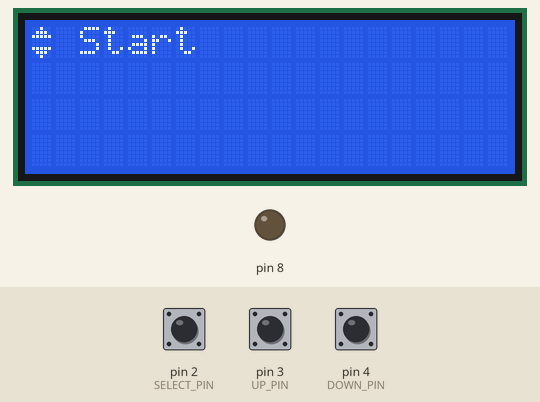
Bench run of a sketch on a simulated Arduino Uno, built with avr-gcc and run on an emulated ATmega328P. Parts: 20×4 character LCD, output pins drawn as LEDs (lit = HIGH). The test bench sets the inputs (shaded band); at power-on: pin 2 (SELECT_PIN) HIGH, pin 3 (UP_PIN) HIGH, pin 4 (DOWN_PIN) HIGH. What the sketch prints to the serial monitor is not drawn.

Above: at 1.2 s.
1.3 s: pin 2 (SELECT_PIN) pulled LOW for 0.15 s
At 2.1 s:
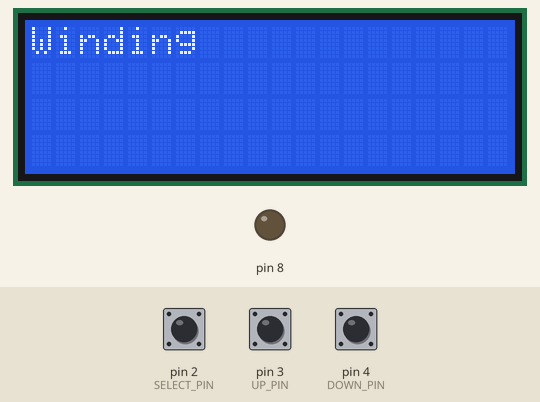
4.4 s: pin 2 (SELECT_PIN) pulled LOW for 1 s
6.9 s: pin 2 (SELECT_PIN) pulled LOW for 0.15 s
10.0 s: pin 2 (SELECT_PIN) pulled LOW for 3.2 s
Timing chart, 0 to 22.0 s (numbered marks = the images above; inputs shaded):
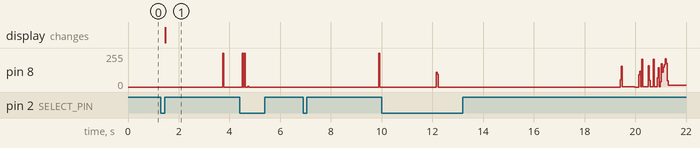

Measured:
- after the input at 1.3 s, pin 8: 0/255 → 255/255 after 2.4 s, → 0/255 0.03 s later; the display: changes after 0.16 s (image 1)
- after the input at 6.9 s, pin 8: 0/255 → 255/255 after 3.0 s, → 0/255 0.03 s later

The sketch:

stepperTest.ino
```cpp
#include "StepperDriver.h"
#include "StateMachine.h"
#include "Hardware.h"


void setup() {
  StepperDriver::init();
  Serial.begin(9600);
  // put your setup code here, to run once:


  DisplayManager::init();
  ButtonManager::init();

  BundleManager::init();

  StateManager::init();


//126 links
//9.269

   //stepper.startMotor();
}

void loop() {
  // put your main code here, to run repeatedly:

  ButtonManager::getInstance()->update();
  StateManager::getInstance()->updateStates();

}

ISR(TIMER1_COMPA_vect)
{
    if (StepperDriver::getInstance() == nullptr)
      return;
    StepperDriver::getInstance()->toggle();

}//ISR(TIMER1_COMPA_vect)
```

BundleManager.cpp
```cpp
#include "BundleManager.h"

BundleManager* BundleManager::ourInstance = nullptr;
SetWrapsCallback* SetWrapsCallback::ourInstance = nullptr;
SetSpeedCallback* SetSpeedCallback::ourInstance = nullptr;
SetRatioCallback* SetRatioCallback::ourInstance = nullptr;

Bundle::Bundle(int wraps, float speed, int ratio) {
  m_wraps = wraps;
  m_speed = speed;
  m_greeseRatio = ratio;
  m_currentRevs = 0.0f;
}

float Bundle::getRemainingRevs() {
  return m_wraps * 9.269f - m_currentRevs;
}


BundleManager::BundleManager() {
  defaultBundle();
}

void BundleManager::defaultBundle() {
  currentBundle = new Bundle(400, 100.0, 10);
}
```

BundleManager.h
```cpp
#ifndef H_BUNDLEMANAGER
#define H_BUNDLEMANAGER

struct IntSetCallback
{
  public:
    virtual void set(int num) = 0;
};


class Bundle {

  public:
    Bundle(int wraps, float speed, int greeseRatio);

    float getRemainingRevs();
    float getCurrentWraps();

    void setTargetWraps(int wraps) {m_wraps = wraps;}
    int getTargetWraps() {return m_wraps;}

    void setTargetSpeed(int speed) {m_speed = speed;}
    int getTargetSpeed() {return m_speed;}

    void setRatio(int ratio) {m_greeseRatio = ratio;}
    int getRatio() {return m_greeseRatio;}

  private:
    int m_wraps; // Number of wraps to complete
    int m_speed; //Winding wraps per minute
    int m_greeseRatio; //Ratio between winder rotations and greese rotations


    float m_currentRevs;

};

class BundleManager {
  public:
    static BundleManager* getInstance() {
      return ourInstance;
    }

    static void init() {
      ourInstance = new BundleManager();
    }

    ~BundleManager();

    Bundle* getBundle() {
      return currentBundle;
    }

    void defaultBundle();

  private:
    BundleManager();
    static BundleManager* ourInstance;

    Bundle* currentBundle;


};


class SetWrapsCallback : public IntSetCallback
{
  public:
    static SetWrapsCallback* instance() {
      if (ourInstance == nullptr) {
        ourInstance = new SetWrapsCallback();
      }
      return ourInstance;
     }

    void set(int num) {
      BundleManager::getInstance()->getBundle()->setTargetWraps(num);
    }
  private:
    SetWrapsCallback(){};
    static SetWrapsCallback* ourInstance;
};

class SetSpeedCallback : public IntSetCallback
{
  public:
    static SetSpeedCallback* instance() {
      if (ourInstance == nullptr) {
        ourInstance = new SetSpeedCallback();
      }
      return ourInstance;
     }

    void set(int num) {
      BundleManager::getInstance()->getBundle()->setTargetSpeed(num);
    }
  private:
    SetSpeedCallback(){};
    static SetSpeedCallback* ourInstance;
};

class SetRatioCallback : public IntSetCallback
{
  public:
    static SetRatioCallback* instance() {
      if (ourInstance == nullptr) {
        ourInstance = new SetRatioCallback();
      }
      return ourInstance;
     }

    void set(int num) {
      BundleManager::getInstance()->getBundle()->setRatio(num);
    }
  private:
    SetRatioCallback(){};
    static SetRatioCallback* ourInstance;
};

#endif
```

Hardware.cpp
```cpp
#include "Hardware.h"

#define I2C_ADDR 0x27

#define MENU_ARROW 0

#define SELECT_PIN 2
#define UP_PIN 3
#define DOWN_PIN 4


// DisplayManager

DisplayManager* DisplayManager::ourInstance = nullptr;

static const uint8_t menuArrowData[] = {0x04,0x0E,0x1F,0x00,0x00,0x1F,0x0E,0x04};
uint8_t* DisplayManager::menuArrow = menuArrowData;

DisplayManager::DisplayManager():
  lcd(I2C_ADDR, 20, 4)
  {
    Serial.println("Doing things");
     lcd.init();
    lcd.backlight();

  lcd.createChar(MENU_ARROW, menuArrow);

  lcd.setCursor(1,0);
  lcd.print("Bundle Winder");
}

void DisplayManager::print(String s) {
  lcd.print(s);
}

void DisplayManager::clear() {
  lcd.clear();
  lcd.setCursor(0,0);
}

void DisplayManager::printMenuArrow() {
  lcd.write(MENU_ARROW);
}

void DisplayManager::cursor(int x, int y) {
  lcd.setCursor(x, y);
}


// Button Manager

ButtonManager* ButtonManager::ourInstance = nullptr;

ButtonManager::ButtonManager():
  m_selectPin(SELECT_PIN),
  m_upPin(UP_PIN),
  m_downPin(DOWN_PIN)
  {
    pinMode(m_selectPin, INPUT_PULLUP);
    pinMode(m_upPin, INPUT_PULLUP);
    pinMode(m_downPin, INPUT_PULLUP);
  }

void ButtonManager::update() {
  m_lastSelect = m_select;
  m_lastUp = m_up;
  m_lastDown = m_down;

  m_select = !digitalRead(m_selectPin);
  m_up = !digitalRead(m_upPin);
  m_down = !digitalRead(m_downPin);
}
```

Hardware.h
```cpp
#include <LiquidCrystal_I2C.h>
#include <Arduino.h>


#ifndef H_HARDWARE
#define H_HARDWARE


class DisplayManager {
  public:
    static DisplayManager* getInstance() {
      return ourInstance;
    }

    static void init() {
      ourInstance = new DisplayManager();
    }

    ~DisplayManager();

    void print(String s);
    void printCentered(String s);
    void clear();
    void cursor(int x, int y);

    void printMenuArrow();


  private:
    DisplayManager();
    static DisplayManager* ourInstance;

    static uint8_t* menuArrow;


    LiquidCrystal_I2C lcd;
};

class ButtonManager {
  public:
    static ButtonManager* getInstance() {
      return ourInstance;
    }

    static void init() {
      ourInstance = new ButtonManager();
    }

    ~ButtonManager();

    bool selectPressed(){
      return m_select && !m_lastSelect;
    }
    bool upPressed() {
      return m_up && !m_lastUp;
    }
    bool downPressed(){
      return m_down && !m_lastDown;
    }

    bool select() {
      return m_select;
    }
    bool up() {
      return m_up;
    }
    bool down() {
      return m_down;
    }

    bool selectReleased(){
      return !m_select && m_lastSelect;
    }
    bool upReleased() {
      return !m_up && m_lastUp;
    }
    bool downReleased() {
      return !m_down && m_lastDown;
    }

    void update();

  private:
    ButtonManager();
    static ButtonManager* ourInstance;

    int m_selectPin;
    int m_upPin;
    int m_downPin;

    bool m_select;
    bool m_up;
    bool m_down;

    bool m_lastSelect;
    bool m_lastUp;
    bool m_lastDown;
};

#endif
```

StateMachine.cpp
```cpp
#include "StateMachine.h"
#include <math.h>

StateManager* StateManager::ourInstance = nullptr;
MenuState* StateManager::menuState = nullptr;

StateManager::StateManager() :
  stateStack()
  {
    stateStack.push(menuState);
    menuState->onEntry();


}

void StateManager::updateStates() {
  if (stateStack.peek()->shouldExit()) {
    stateStack.pop()->onExit();
    stateStack.peek()->onEntry();
  }

  stateStack.peek()->onUpdate();


}

void StateManager::pushState(State* newState) {
  stateStack.peek()->onExit();
  stateStack.push(newState);
  newState->onEntry();
}


// MenuState

MenuState::MenuState() {

}

void MenuState::onEntry() {
  currentItem = START;
  updateDisplay();
}

void MenuState::onUpdate() {
  if (ButtonManager::getInstance()->upReleased()) {
    currentItem = static_cast<MenuItem>(static_cast<int>(currentItem) - 1);
    if (currentItem == INVALID) {
      currentItem = TOTAL - 1;
    }
    updateDisplay();
  }

  if (ButtonManager::getInstance()->downReleased()) {
    currentItem = static_cast<MenuItem>(static_cast<int>(currentItem) + 1);
    if (currentItem == TOTAL) {
      currentItem = INVALID + 1;
    }
    updateDisplay();
  }

  if (ButtonManager::getInstance()->selectReleased()) {
    switch(currentItem) {
      case START:
        StateManager::getInstance()->pushState(new WindingState());
        break;
      case SPEED:
        StateManager::getInstance()->pushState(new CounterState(String("Speed"), BundleManager::getInstance()->getBundle()->getTargetSpeed(), 3, SetSpeedCallback::instance()));
        break;
      case WRAPS:
        StateManager::getInstance()->pushState(new CounterState(String("Wraps"), BundleManager::getInstance()->getBundle()->getTargetWraps(), 5, SetWrapsCallback::instance()));
        break;
      case RATIO:
        StateManager::getInstance()->pushState(new CounterState(String("Ratio"), BundleManager::getInstance()->getBundle()->getRatio(), 0, SetRatioCallback::instance()));
        break;
      case RESET:
        BundleManager::getInstance()->defaultBundle();
        currentItem = START;
        updateDisplay();
    }
  }
}

void MenuState::onExit() {

}

bool MenuState::shouldExit() {
  return false;
}

void MenuState::updateDisplay() {
  DisplayManager::getInstance()->clear();
  DisplayManager::getInstance()->printMenuArrow();
  DisplayManager::getInstance()->print(" ");
  switch(currentItem) {
    case START:
      DisplayManager::getInstance()->print("Start");
      break;
    case SPEED:
      DisplayManager::getInstance()->print("Speed = " + String(BundleManager::getInstance()->getBundle()->getTargetSpeed()));
      break;
    case WRAPS:
      DisplayManager::getInstance()->print("Wraps = " + String(BundleManager::getInstance()->getBundle()->getTargetWraps()));
      break;
    case RATIO:
      DisplayManager::getInstance()->print("Ratio = " + String(BundleManager::getInstance()->getBundle()->getRatio()));
      break;
    case RESET:
      DisplayManager::getInstance()->print("Reset?");
      break;
  }

}

#define COUNTER_RATE 500
#define COUNTER_INCREMENT 3000

static const int scalingRateData[] = {1, 5, 10, 25, 100, 200};
int* CounterState::scalingRate = scalingRateData;

CounterState::CounterState(String varName, int startVal, int scale, IntSetCallback* setFunc) :
    m_varName(varName),
    m_var(startVal),
    m_useScaling(scale),
    m_setFunc(setFunc),
    m_holdStart(-1)
{

}

void CounterState::onEntry() {
  updateDisplay();
}

void CounterState::onUpdate() {
  if(ButtonManager::getInstance()->upPressed()) {
    m_holdStart = millis();
    m_isCountingUp = true;
    m_nextTick = m_holdStart + COUNTER_RATE;
  } else if (ButtonManager::getInstance()->downPressed()) {
    m_holdStart = millis();
    m_isCountingUp = false;
    m_nextTick = m_holdStart + COUNTER_RATE;
  }

  if (m_holdStart != -1) {
    if (ButtonManager::getInstance()->upReleased() || ButtonManager::getInstance()->downReleased()) {

      if (m_nextTick == m_holdStart + COUNTER_RATE) {
        if (m_isCountingUp) {
          m_var += 1;
        } else {
          m_var -= 1;
        }
        updateDisplay();
      }

      m_holdStart = -1;
    } else {
      int now = millis();
      if (now >= m_nextTick) {
        m_nextTick += COUNTER_RATE;

        int index = floor(((float)now - (float)m_holdStart)/(float)COUNTER_INCREMENT);
        int increment = scalingRate[min(m_useScaling,index)];
        if (m_isCountingUp) {
          m_var += increment;
        } else {
          m_var -= increment;
        }

        updateDisplay();
      }
    }
  }
}

void CounterState::onExit() {
  m_setFunc->set(m_var);
}

bool CounterState::shouldExit() {
  return ButtonManager::getInstance()->selectReleased();
}

void CounterState::updateDisplay() {
  DisplayManager::getInstance()->clear();
  DisplayManager::getInstance()->print("Edit: ");
  DisplayManager::getInstance()->cursor(0,1);
  DisplayManager::getInstance()->print(m_varName + ": " + String(m_var) + " ");
  DisplayManager::getInstance()->printMenuArrow();
}


/// Winding State

WindingState::WindingState() {

}

void WindingState::onEntry() {

  DisplayManager::getInstance()->clear();
  DisplayManager::getInstance()->print("Winding");

  Bundle* bundle = BundleManager::getInstance()->getBundle();
  StepperDriver::getInstance()->setTarget(bundle->getTargetSpeed(), bundle->getTargetSpeed());
  StepperDriver::getInstance()->startMotor();
}

void WindingState::onUpdate() {
  StepperDriver::getInstance()->updateMotor();

}

void WindingState::onExit() {
  StepperDriver::getInstance()->stopMotor();
}

bool WindingState::shouldExit() {
  return ButtonManager::getInstance()->selectReleased();
}
```

StateMachine.h
```cpp
#ifndef H_STATEMACHINE
#define H_STATEMACHINE

#include <StackArray.h>
#include "Hardware.h"
#include "BundleManager.h"
#include "StepperDriver.h"


class State {
  public:
    virtual void onEntry() = 0;
    virtual void onUpdate() = 0;
    virtual void onExit() = 0;
    virtual bool shouldExit() = 0;


};

class MenuState: public State {
  public:
    MenuState();
    ~MenuState();
    void onEntry();
    void onUpdate();
    void onExit();
    bool shouldExit();

 private:
    enum MenuItem {
      INVALID = -1,
      START = 0,
      SPEED = 1,
      WRAPS = 2,
      RATIO = 3,
      RESET = 4,
      TOTAL = 5
    };

    MenuItem currentItem;
    void updateDisplay();
};

class CounterState : public State {
  public:
    void onEntry();
    void onUpdate();
    void onExit();
    bool shouldExit();

    CounterState(String m_varName, int startVal, int scale, IntSetCallback* setFunc);
    ~CounterState();

  private:
    int m_holdStart;
    bool m_isCountingUp;
    int m_nextTick;

    String m_varName;
    int m_var;
    int m_useScaling;
    IntSetCallback* m_setFunc;

    void updateDisplay();

    static int* scalingRate;

};

class WindingState : public State {
  public:
    void onEntry();
    void onUpdate();
    void onExit();
    bool shouldExit();

    WindingState();
};

class StateManager {
  public:
    static StateManager* getInstance() {
      return ourInstance;
    }

    static void init() {
      menuState = new MenuState();
      ourInstance = new StateManager();
    }

    ~StateManager();

    void pushState(State* newState);
    void popState();

    void updateStates();

  private:
    StateManager();
    static StateManager* ourInstance;

    StackArray <State*> stateStack;

    static MenuState* menuState;
};


#endif
```

StepperDriver.cpp
```cpp
#include "StepperDriver.h"
#include <Arduino.h>


#define INIT_STEP_DELAY     10000           //#     uS = N*500nS    5mS initial step delay
#define STEP_PULSE_WIDTH    40             //#     uS = N*500nS    50uS step pulse width


#define ACCELERATION_TIME_MILLIS 8000
#define STARTING_TICKS 6500


StepperDriver* StepperDriver::ourInstance = nullptr;


StepperDriver::StepperDriver() {
  driver1Pulse = B00000001;
  driver1Dir = B00000010;
  driver1Enable = B00000100;

  driver2Pulse = B00001000;
  driver2Enable = B00010000;

  setup();
}

void StepperDriver::setPPR(int ppr) {
  m_pulsePerRevolution = ppr;
}

void StepperDriver::setTarget(double rpm, double revolutions) {
  double RPS = rpm/60.0;
  unsigned int clicksPerSecond = RPS * m_pulsePerRevolution;


  unsigned int newSteps = 16000000/(8*clicksPerSecond) - 1;

  m_target_speed = newSteps; // PRoblems if this exceeds 65536. On 200 pulses per revolution this means no slower than 9rpma
  Serial.print("TargetSpeed");
  Serial.print(m_target_speed);
  m_current_speed = STARTING_TICKS;

  unsigned int nSteps = revolutions * m_pulsePerRevolution;

  m_target_count = nSteps;
  m_current_count = 0;

}

void StepperDriver::setup() {
  pinMode(8,OUTPUT);


  TCCR1A = 0; //WGM 0, OC1A disconnected from PB1 to start
  TCCR1B = 0;
  TIMSK1 = 0;

  //set timer 1 to tick at 2MHz
  TCCR1B = (1 << CS11);   ///8 = 2MHz clock rate (500nS per tick)

  digitalWrite(10, HIGH);

  setPPR(1600);
}

void StepperDriver::startMotor() {
  startTime = millis();

  noInterrupts();
  //grab current count and add an arbitrary count to give initial step delay
  OCR1A = TCNT1 + INIT_STEP_DELAY;

  //
    TCCR1A |= (1 << COM1A0 );        //connect pin PB1 to OC1A; set pin on next compare
    TIFR1 |= (1 << OCF1A);          //clear any pending interrupt
    TIMSK1 |= (1 << OCIE1A);         //enable OC1A interrupt


//    PORTB |= driver1Enable;

    interrupts();
}

void StepperDriver::stopMotor() {
  noInterrupts();
    TCCR1A &= ~(1 << COM1A0 );        //connect pin PB1 to OC1A; set pin on next compare
    TIFR1 &= ~(1 << OCF1A);          //clear any pending interrupt
    TIMSK1 &= ~(1 << OCIE1A);         //enable OC1A interrupt
    interrupts();
}

void StepperDriver::updateMotor() {
  int now = millis();

  if ((now - startTime) > ACCELERATION_TIME_MILLIS) {
    return;
  }

  int adjust = (float)(now - startTime) / (float)ACCELERATION_TIME_MILLIS * (65000 - m_target_speed);
  m_current_speed = 65000 - adjust;
  Serial.println(m_current_speed);
}

void StepperDriver::toggle() {
  static unsigned int
        oldOC;

    //OC1A occurred; is pin high or low now?
    if(!m_pulse)
    {
        m_pulse = true;
        PORTB = PORTB | B00000001;


        //digitalWrite( LED_BUILTIN, HIGH );

        //Serial.println("High");

        //save time of OC
        oldOC = OCR1A;
        //set up for width of step pulse
        OCR1A = oldOC + STEP_PULSE_WIDTH;
        //set to clear the pin on the next compare
        TCCR1A |= (1 << COM1A1 );
        TCCR1A &= ~(1 << COM1A0 );


    }//if
    else
    {
        m_pulse = false;
        PORTB = PORTB & ~B00000001;

        m_current_count++;

        if (m_current_count >= m_target_count) {
          stopMotor();
          return;
        }

        //digitalWrite(LED_BUILTIN, LOW);

        //Serial.println("Low");

        if (m_current_speed > m_target_speed) {
          m_current_speed -= 80;


        }
        //no, use constant
        OCR1A = oldOC + m_current_speed;

        //set pin on next compare
        TCCR1A |= (1 << COM1A0 );
        TCCR1A &= ~(1 << COM1A1 );

    }//else
}
```

Source omitted: StepperDriver.h (942 bytes)
